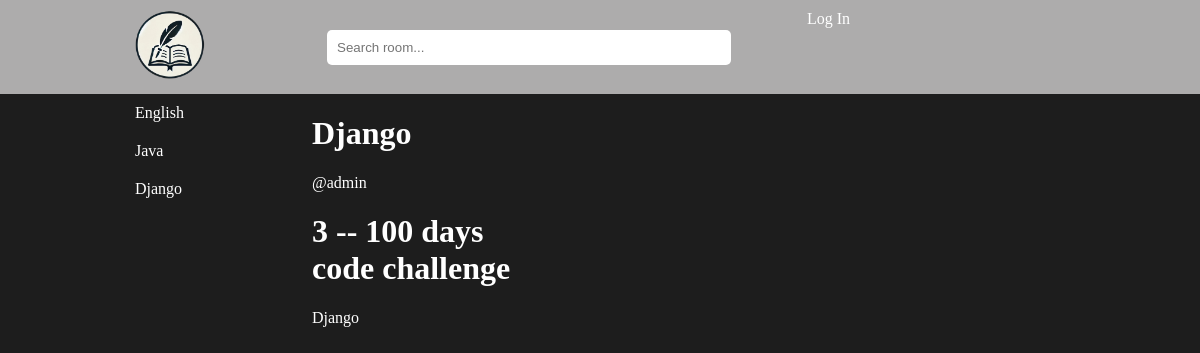
Screenshot of /topic/4 with the database file from the repository.
### base/models.py (models this page shows, shortened)
class Topic(models.Model):
    name = models.CharField(max_length=200)
    def __str__(self):
        return self.name

class Room(models.Model):
    host = models.ForeignKey(User, on_delete=models.CASCADE, null=True)
    topic = models.ForeignKey(Topic, on_delete=models.SET_NULL, null=True)
    name = models.CharField(max_length=200)
    description = models.TextField(null=True, blank=True)
    participants = models.ManyToManyField(User, related_name='participants', blank=True)
    updated = models.DateTimeField(auto_now=True)
    created = models.DateTimeField(auto_now_add=True)
    class Meta:
        ordering = ['-updated', '-created']

### base/views.py (the view)
# urls.py: path('topic/<int:id>', views.topic, name="topic"),
def topic(request, id):
    topics = Topic.objects.all()
    sng_topic = get_object_or_404(Topic, id=id)
    sng_rooms = Room.objects.filter(topic=sng_topic)
    context = {
        'sng_topic': sng_topic,
        'sng_rooms': sng_rooms,
        'topics': topics,
    }
    return render(request, 'topics.html', context);

### templates/topics.html
{% extends 'main.html' %}
{% load static %}
{% block content %}
<div class="container_full">
    <div class="container">
        <div class="section">
            <div class="section_left">
                <div class="topic_sec">
                    {% for topic in topics %}
                        <a href="{% url 'topic' topic.id %}?q={{topic.name}}">{{topic.name}}</a>
                    {% endfor %}
                </div>
            </div>
            <div class="section_right">
                <h1>{{sng_topic.name}}</h1>
                {% for room in sng_rooms %}
                    <a href="{% url 'room' room.id %}">
                        <span>@{{room.host}}</span>
                        <h1>{{room.id}} -- {{room.name}}</h1>
                        <p>{{room.topic}}</p>
                    </a>
                {% endfor %}
            </div>
        </div>
    </div>
</div>
{% endblock content %}

### templates/style.html (style rules this page uses)
body { background: #1d1d1d; padding: 0; margin: 0; }
.container_full { width: 100%; display: inline-block; }
.container { width: 80%; display: block; margin: 0 auto; }
h1, h2, h3, p, a, small { color: #fff; }
a { text-decoration: none; }
.section { width: 100%; display: block; }
.section_left { width: 20%; float: left; }
.section_right { width: 25%; float: left; }
.topic_sec { display: block; }
.topic_sec a { width: 100%; display: block; padding: 10px 15px; }

### rows the page displays
Topic: name "English"
Topic: name "Java"
Topic: name "Django"
Room: host "admin", id "3", name "100 days code challenge", topic "Django"
